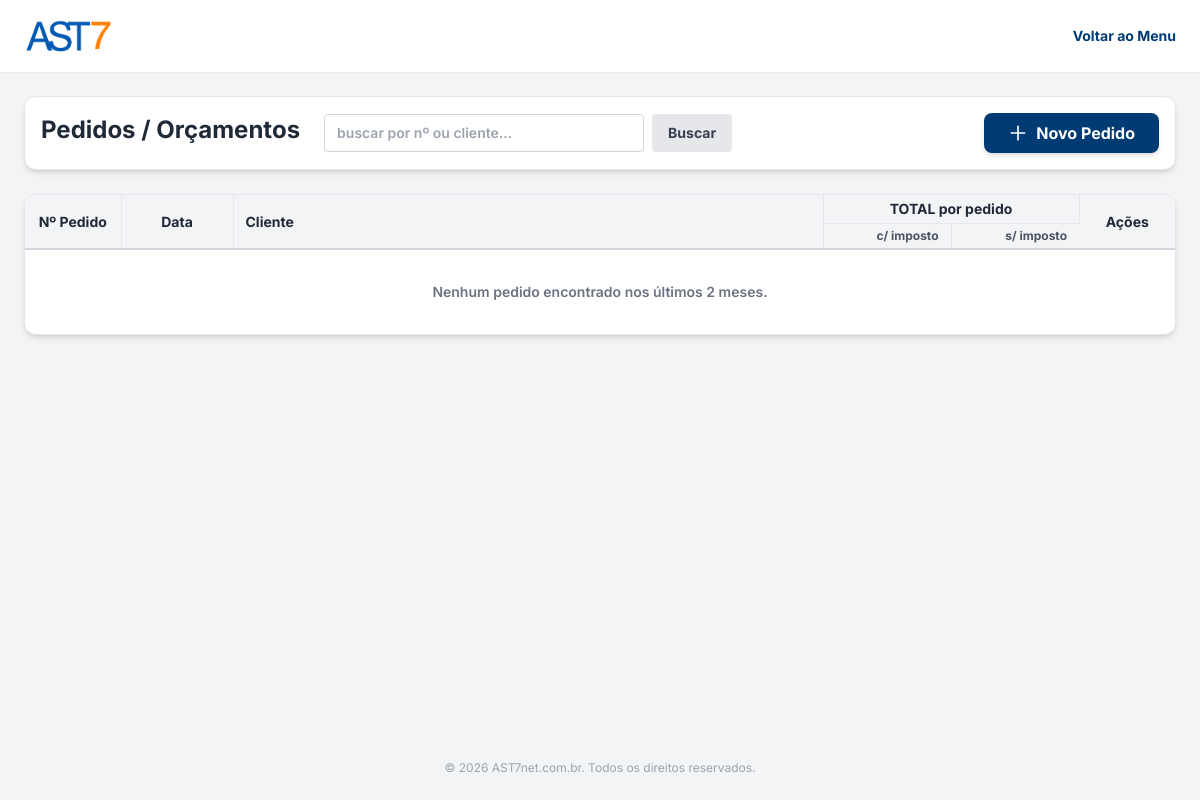
The page /pedidos.php (signed in) on the database as committed earlier.
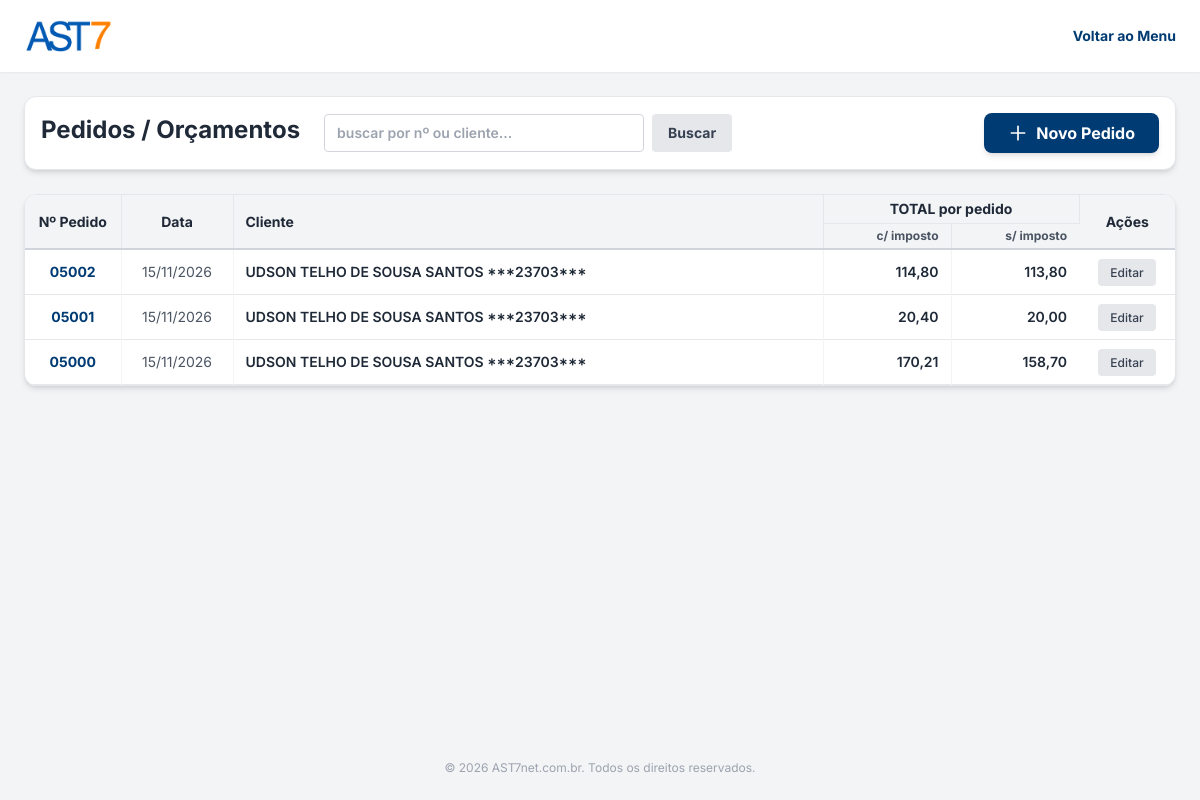
The same page on the database as committed later.
### tables this page shows
CREATE TABLE pedidos (
                id INTEGER PRIMARY KEY AUTOINCREMENT,
                numero_pedido INTEGER,
                data_pedido DATETIME DEFAULT CURRENT_TIMESTAMP,
                vendedor_id INTEGER,
                cliente_id INTEGER,
                cliente_att TEXT,
                fornecedor_id INTEGER,
                cif_id INTEGER,
                endereco_cobranca TEXT,
                endereco_entrega TEXT,
                faturamento TEXT,
                condicao_avista TEXT,
                condicao_faturado TEXT,
                is_fob_fornecedor INTEGER DEFAULT 0,
                fob_fornecedor_texto TEXT,
                observacao TEXT,
                total_sem_imposto REAL DEFAULT 0.00,
                total_com_imposto REAL DEFAULT 0.00,
                total_ipi REAL DEFAULT 0.00,
                total_icms REAL DEFAULT 0.00,
                qtd_itens REAL DEFAULT 0.00,
                status TEXT DEFAULT 'orcamento',
                created_at DATETIME DEFAULT CURRENT_TIMESTAMP
            );

CREATE TABLE clientes (
                id INTEGER PRIMARY KEY AUTOINCREMENT,
                razao_social TEXT NOT NULL,
                cpf TEXT,
                cnpj TEXT,
                insc_estadual TEXT,
                endereco TEXT,
                numero TEXT,
                complemento TEXT,
                bairro TEXT,
                cidade TEXT,
                uf TEXT,
                cep TEXT,
                contato_nome TEXT,
                contato_celular TEXT,
                contato_departamento TEXT,
                telefone TEXT,
                celular TEXT,
                whatsapp TEXT,
                email TEXT,
                email_danfe TEXT,
                is_fornecedor INTEGER DEFAULT 0,
                cobranca_endereco TEXT,
                cobranca_numero TEXT,
                cobranca_complemento TEXT,
                cobranca_bairro TEXT,
                cobranca_cidade TEXT,
                cobranca_uf TEXT,
                cobranca_cep TEXT,
                entrega_endereco TEXT,
                entrega_numero TEXT,
                entrega_complemento TEXT,
                entrega_bairro TEXT,
                entrega_cidade TEXT,
                entrega_uf TEXT,
                entrega_cep TEXT,
                observacao TEXT,
                material_comercializado TEXT,
                ativo INTEGER DEFAULT 1,
                created_at DATETIME DEFAULT CURRENT_TIMESTAMP
            );

### pedidos.php (the view, shortened to what the changed rows need)
<?php
$pdo = Database::getInstance();
$pagina_atual = isset($_GET['page']) && is_numeric($_GET['page']) ? (int)$_GET['page'] : 1;
$limite = 5;
$offset = ($pagina_atual - 1) * $limite;
$data_limite = date('Y-m-d H:i:s', strtotime('-2 months'));
$sql_where = " WHERE p.data_pedido >= ? ";
$params = [$data_limite];
$sql = "SELECT p.*, c.razao_social as cliente_nome
        FROM pedidos p
        LEFT JOIN clientes c ON p.cliente_id = c.id "
        . $sql_where .
        " ORDER BY p.data_pedido DESC LIMIT $limite OFFSET $offset";
$stmt = $pdo->prepare($sql);
$stmt->execute($params);
$pedidos = $stmt->fetchAll();
?>
<!DOCTYPE html>
<html lang="pt-BR">
<head>
    <script src="https://cdn.tailwindcss.com"></script>
</head>
<body class="bg-bg-main min-h-screen flex flex-col font-sans text-text-main text-base">
    <main class="flex-grow p-4 md:p-6 max-w-7xl mx-auto w-full">
        <div class="bg-white p-4 rounded-xl shadow-md border border-gray-200 mb-6 flex flex-col md:flex-row justify-between items-center gap-4">
            <div class="flex gap-2 w-full md:w-auto">
                <h1 class="text-2xl font-bold text-gray-800 hidden md:block mr-4">Pedidos / Orçamentos</h1>
            </div>
        </div>
        <div class="bg-white rounded-xl shadow-md border border-gray-200 overflow-hidden">
            <div class="overflow-x-auto">
                <table class="w-full text-left border-collapse text-sm">
                    <thead>
                        <tr class="table-header bg-gray-100 text-gray-800">
                            <th rowspan="2" class="py-2 px-3 font-bold text-center w-24 align-middle border-r border-gray-200">Nº Pedido</th>
                            <th rowspan="2" class="py-2 px-3 font-bold text-center w-28 align-middle border-r border-gray-200">Data</th>
                            <th rowspan="2" class="py-2 px-3 font-bold align-middle border-r border-gray-200">Cliente</th>
                            <th colspan="2" class="py-1 px-3 font-bold text-center border-r border-gray-200">TOTAL por pedido</th>
                            <th rowspan="2" class="py-2 px-3 font-bold text-center w-24 align-middle">Ações</th>
                        </tr>
                        <tr class="bg-gray-100 text-gray-600 border-b-2 border-gray-300">
                            <th class="py-1 px-3 font-bold text-right text-xs border-r border-gray-200 w-32">c/ imposto</th>
                            <th class="py-1 px-3 font-bold text-right text-xs w-32">s/ imposto</th>
                        </tr>
                    </thead>
                    <tbody>
                        <?php foreach($pedidos as $p): ?>
                        <?php
                            $total_com = (float)$p['total_com_imposto'];
                            $total_sem = (float)$p['total_sem_imposto'];
                            $class_com = 'text-gray-800';
                            $class_sem = 'text-gray-800';
                        ?>
                        <tr class="border-b border-gray-200 hover:bg-blue-50 transition-colors">
                            <td class="py-3 px-3 text-center font-bold text-brand-blue border-r border-gray-100">
                                <?= str_pad($p['numero_pedido'], 5, '0', STR_PAD_LEFT) ?>
                            </td>
                            <td class="py-3 px-3 text-center text-gray-600 border-r border-gray-100">
                                <?= date('d/m/Y', strtotime($p['data_pedido'])) ?>
                            </td>
                            <td class="py-3 px-3 font-semibold text-gray-800 border-r border-gray-100">
                                <?= htmlspecialchars($p['cliente_nome'] ?? 'Cliente não encontrado') ?>
                            </td>
                            <td class="py-3 px-3 text-right font-semibold border-r border-gray-100 <?= $class_com ?>">
                                <?= number_format($total_com, 2, ',', '.') ?>
                            </td>
                            <td class="py-3 px-3 text-right font-semibold <?= $class_sem ?>">
                                <?= number_format($total_sem, 2, ',', '.') ?>
                            </td>
                            <td class="py-3 px-3 text-center">
                                <a href="novo_pedido.php?id=<?= $p['id'] ?>" class="bg-gray-200 text-gray-700 hover:bg-gray-300 px-3 py-1.5 rounded transition-colors text-xs font-medium" title="Editar Pedido">Editar</a>
                            </td>
                        </tr>
                        <?php endforeach; ?>
                        <?php if(empty($pedidos)): ?>
                        <tr>
                            <td colspan="6" class="py-8 text-center text-gray-500 font-semibold">Nenhum pedido encontrado nos últimos 2 meses.</td>
                        </tr>
                        <?php endif; ?>
                    </tbody>
                </table>
            </div>
        </div>
    </main>
</body>
</html>

Rows that differ between the two databases and show on the page:
added pedidos: numero_pedido "05002", data_pedido "15/11/2026", cliente.razao_social "UDSON TELHO DE SOUSA SANTOS ***23703***", total_com_imposto "114,80", total_sem_imposto "113,80"
added pedidos: numero_pedido "05001", data_pedido "15/11/2026", cliente.razao_social "UDSON TELHO DE SOUSA SANTOS ***23703***", total_com_imposto "20,40", total_sem_imposto "20,00"
added pedidos: numero_pedido "05000", data_pedido "15/11/2026", cliente.razao_social "UDSON TELHO DE SOUSA SANTOS ***23703***", total_com_imposto "170,21", total_sem_imposto "158,70"
Other text that changed with them:
text no longer shown: "Nenhum pedido encontrado nos últimos 2 meses."
